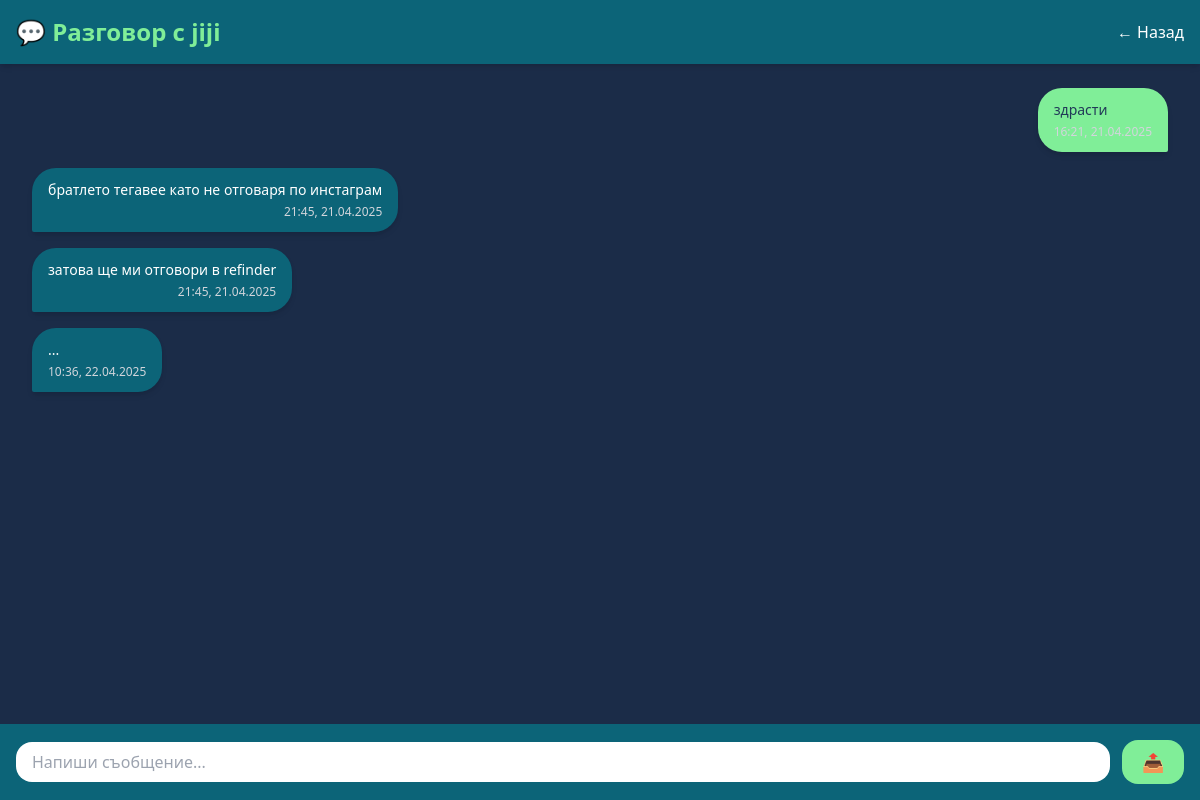
The page /chat/4/ (signed in) on the database its author committed.
### ReFinds/models.py (models this page shows, shortened)
class Message(models.Model):
    chat = models.ForeignKey(Chat, on_delete=models.CASCADE)
    sender = models.ForeignKey(User, on_delete=models.CASCADE)
    text = models.TextField(blank=True)
    image = models.ImageField(upload_to='chat_images/', blank=True, null=True)
    timestamp = models.DateTimeField(auto_now_add=True)
    reactions = models.JSONField(default=dict)  # {"❤️": 2, "😂": 1}
    timestamp = models.DateTimeField(auto_now_add=True)

### ReFinds/views.py (the view)
# urls.py: path('chat/<int:chat_id>/', views.chat_detail, name='chat_detail'),
@login_required
def chat_detail(request, chat_id):
    chat = get_object_or_404(Chat, id=chat_id)
    if request.user not in chat.participants.all():
        return redirect('home')
    messages_qs = Message.objects.filter(chat=chat).order_by('timestamp')
    other_user = chat.participants.exclude(id=request.user.id).first()
    return render(request, 'chat_detail.html', {
        'chat': chat,
        'messages': messages_qs,
        'other_user': other_user,
    })

### ReFinds/templates/chat_detail.html (shortened to what this page needs)
<!DOCTYPE html>
{% load static %}
<html lang="bg">
<head>
  <script src="https://cdn.tailwindcss.com"></script>
</head>
<body class="bg-[#213A58] text-white min-h-screen flex flex-col">
  <header class="bg-[#0C6478] p-4 shadow-md flex justify-between items-center sticky top-0 z-10">
    <h1 class="text-xl md:text-2xl font-bold text-[#80EE98]">💬 Разговор с {{ other_user.username }}</h1>
    <a href="{% url 'chat_list' %}" class="text-sm md:text-base text-white hover:text-[#80EE98]">← Назад</a>
  </header>
  <div id="chat-box" class="flex-1 overflow-y-auto px-4 sm:px-8 py-6 bg-[#1b2c48] space-y-4">
    {% for msg in messages %}
      <div class="flex {% if msg.sender == request.user %}justify-end{% else %}justify-start{% endif %}">
        <div class="max-w-[80%] sm:max-w-[60%] px-4 py-3 rounded-3xl shadow-md
          {% if msg.sender == request.user %}
            bg-[#80EE98] text-[#213A58] rounded-br-sm
          {% else %}
            bg-[#0C6478] text-white rounded-bl-sm
          {% endif %}">
          <p class="text-sm break-words whitespace-pre-line">{{ msg.text }}</p>
          <p class="text-xs mt-1 text-right text-gray-300">{{ msg.timestamp|date:"H:i, d.m.Y" }}</p>
        </div>
      </div>
    {% empty %}
      <p class="text-center text-gray-400 italic">Няма съобщения.</p>
    {% endfor %}
  </div>
  <form method="POST" action="{% url 'send_message' chat.id %}" class="p-4 bg-[#0C6478] flex gap-3 items-center sticky bottom-0 z-10">
    <input type="text" name="text" placeholder="Напиши съобщение..." required
           class="flex-1 px-4 py-2 rounded-2xl text-[#213A58] bg-white focus:outline-none focus:ring-2 focus:ring-[#80EE98] placeholder:text-gray-400">
    <button type="submit"
            class="bg-[#80EE98] px-5 py-2 rounded-2xl text-[#213A58] font-bold text-lg hover:bg-[#46DFB1] transition-all duration-200">
      📤
    </button>
  </form>
</body>
</html>

### ReFinds/templates/chat_detail.html (style rules this page uses)
html { scroll-behavior: smooth; }

### rows shown on the page
Message: text "здрасти"
Message: text "братлето тегавее като не отговаря по инстаграм", timestamp "21:45, 21.04.2025"
Message: text "затова ще ми отговори в refinder", timestamp "21:45, 21.04.2025"
Message: text "...", timestamp "10:36, 22.04.2025"

### other values the page prints
{{ other_user.username }} "jiji"
